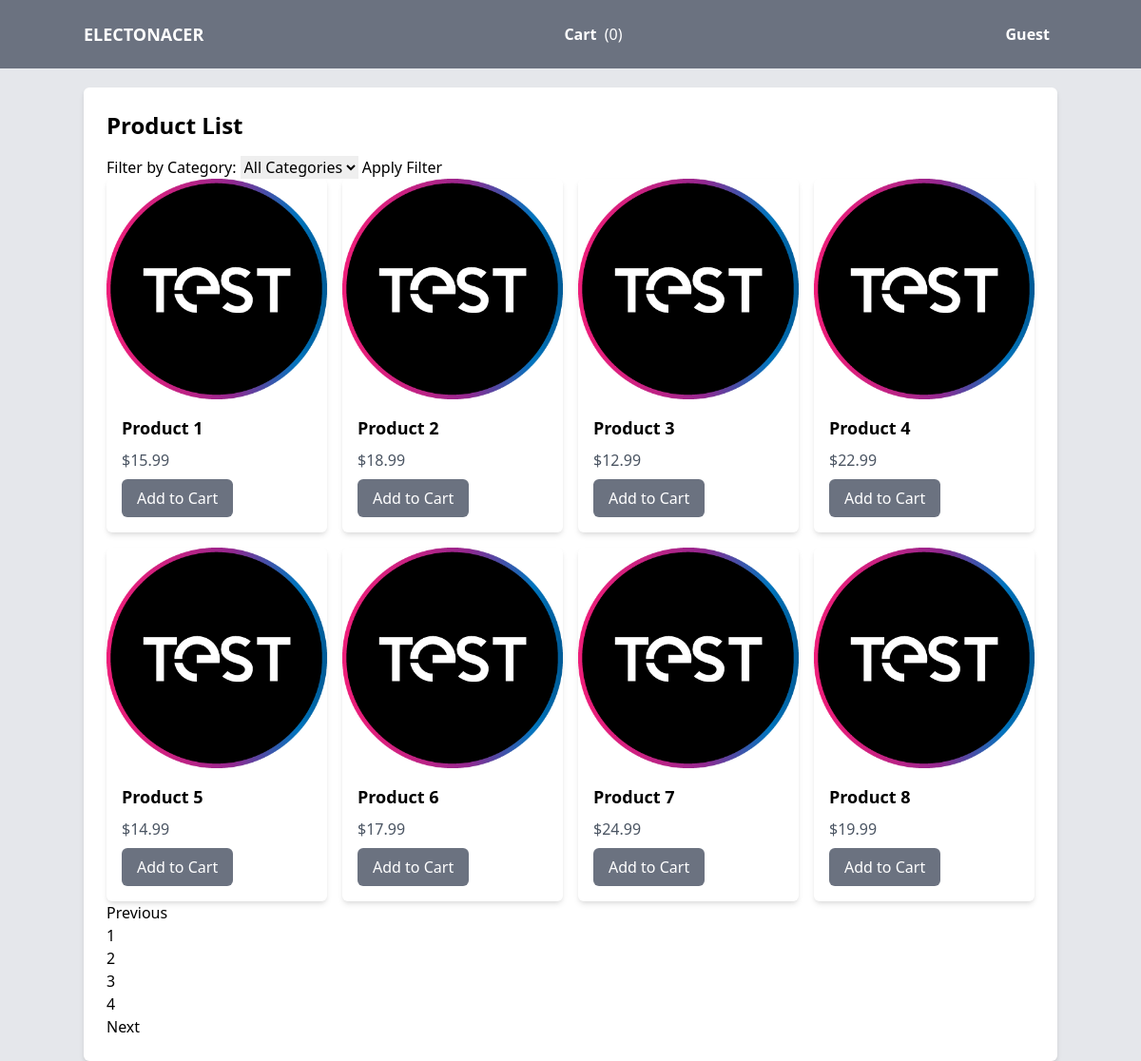
/products.php, run on the app's committed database.
### tables this page shows
CREATE TABLE Products (
    product_id INT PRIMARY KEY AUTO_INCREMENT,
    reference VARCHAR(255) NOT NULL,
    image VARCHAR(255) NOT NULL,
    barcode VARCHAR(255) NOT NULL,
    label VARCHAR(255) NOT NULL,
    purchase_price DECIMAL(10, 2) NOT NULL,
    final_price DECIMAL(10, 2) NOT NULL,
    price_offer VARCHAR(255) NOT NULL,
    description TEXT NOT NULL,
    min_quantity INT NOT NULL,
    stock_quantity INT NOT NULL,
    category_id INT,
    disabled BOOLEAN DEFAULT FALSE NOT NULL,
    FOREIGN KEY (category_id) REFERENCES Categories(category_id)
);

### database.php (called while the page is built, shortened)
<?php
class Database
{
    private static $connection;
    public static function getConnection()
    {
        if (!self::$connection) {
            self::$connection = new PDO('mysql:host=localhost;dbname=ELECTRONACERV4', 'root', '123');
            self::$connection->setAttribute(PDO::ATTR_ERRMODE, PDO::ERRMODE_EXCEPTION);
        }
        return self::$connection;
    }
}
class BaseDAO
{
    public function __construct()
    {
        $this->db = Database::getConnection();
    }
}

### classes.php (called while the page is built, shortened)
<?php
class Product
{
    private $product_id;
    private $image;
    private $label;
    private $final_price;
    public function __construct(
        $product_id,
        $reference,
        $image,
        $barcode,
        $label,
        $purchase_price,
        $final_price,
        $price_offer,
        $description,
        $min_quantity,
        $stock_quantity,
        $category_id,
        $disabled = false
    ) {
        $this->product_id = $product_id;
        $this->image = $image;
        $this->label = $label;
        $this->final_price = $final_price;
    }
    public function getProductId()
    {
        return $this->product_id;
    }
    public function getImage()
    {
        return $this->image;
    }
    public function getLabel()
    {
        return $this->label;
    }
    public function getFinalPrice()
    {
        return $this->final_price;
    }
}
class ProductDAO extends BaseDAO
{
    public function getAllProducts()
    {
        $query = "SELECT * FROM products";
        $statement = $this->db->prepare($query);
        $statement->execute();
        $products = $statement->fetchAll(PDO::FETCH_ASSOC);
        $productObjects = [];
        foreach ($products as $product) {
            $productObjects[] = new Product(
                $product['product_id'],
                $product['reference'],
                $product['image'],
                $product['barcode'],
                $product['label'],
                $product['purchase_price'],
                $product['final_price'],
                $product['price_offer'],
                $product['description'],
                $product['min_quantity'],
                $product['stock_quantity'],
                $product['category_id'],
                $product['disabled']
            );
        }
        return $productObjects;
    }
    public function getProductsPaginated($offset, $productsPerPage, $categoryFilter = '')
    {
        $sql = 'SELECT * FROM products WHERE disabled = FALSE';
        $sql .= ' LIMIT :offset, :productsPerPage';
        $stmt = $this->db->prepare($sql);
        $stmt->bindValue(':offset', $offset, PDO::PARAM_INT);
        $stmt->bindValue(':productsPerPage', $productsPerPage, PDO::PARAM_INT);
        $stmt->execute();
        $results = $stmt->fetchAll(PDO::FETCH_ASSOC);
        $productObjects = [];
        foreach ($results as $result) {
            $productObjects[] = new Product(
                $result['product_id'],
                $result['reference'],
                $result['image'],
                $result['barcode'],
                $result['label'],
                $result['purchase_price'],
                $result['final_price'],
                $result['price_offer'],
                $result['description'],
                $result['min_quantity'],
                $result['stock_quantity'],
                $result['category_id'],
                $result['disabled']
            );
        }
        return $productObjects;
    }
}

### products.php (the view, shortened to what this page needs)
<?php
require_once 'database.php';
require_once 'classes.php';
$productDAO = new ProductDAO();
$productsPerPage = 8;
$totalProducts = count($productDAO->getAllProducts());
$totalPages = ceil($totalProducts / $productsPerPage);
$currentpage = isset($_GET['page']) ? $_GET['page'] : 1;
$currentpage = max(1, min($currentpage, $totalPages));
$offset = ($currentpage - 1) * $productsPerPage;
$categoryFilter = isset($_GET['categoryFilter']) ? $_GET['categoryFilter'] : '';
$products = $productDAO->getProductsPaginated($offset, $productsPerPage, $categoryFilter);
?>
<!DOCTYPE html>
<html lang="en">
<head>
    <link rel="stylesheet" href="https://cdn.jsdelivr.net/npm/tailwindcss@2.2.19/dist/tailwind.min.css">
</head>
<body class="bg-gray-200">
    <?php include("navbar.php"); ?>
    <div class="container mx-auto mt-5 p-6 bg-white shadow-md rounded-md">
        <h2 class="text-2xl font-semibold mb-4">Product List</h2>
        <form id="filterForm" method="get">
            <label for="categoryFilter">Filter by Category:</label>
            <select name="categoryFilter" id="categoryFilter">
                <option value="">All Categories</option>
            </select>
            <button type="submit">Apply Filter</button>
        </form>
        <div class="grid grid-cols-1 sm:grid-cols-2 md:grid-cols-3 lg:grid-cols-4 gap-4">
            <?php foreach ($products as $product) : ?>
                <div class=" overflow-hidden shadow-md rounded-md">
                    <a href="product_info.php?product_id=<?php echo $product->getProductId(); ?>">
                        <img class="w-full object-cover object-center" src="<?php echo $product->getImage(); ?>" alt="<?php echo $product->getLabel(); ?>">
                    </a>
                    <div class="p-4">
                        <h3 class="text-lg font-semibold mb-2"><?php echo $product->getLabel(); ?></h3>
                        <p class="text-gray-600 mb-2">$<?php echo $product->getFinalPrice(); ?></p>
                        <form action="" method="post">
                            <button type="submit" name="add_to_cart" class="bg-gray-500 text-white px-4 py-2 rounded-md hover:bg-gray-600 focus:outline-none focus:ring focus:border-blue-300">
                                Add to Cart
                            </button>
                        </form>
                    </div>
                </div>
            <?php endforeach; ?>
        </div>
        <nav aria-label="Page navigation example">
            <ul class="pagination">
                <li class="page-item <?php echo ($currentpage == 1) ? 'disabled' : ''; ?>">
                    <a class="page-link" href="<?php echo $_SERVER['PHP_SELF'] . '?page=' . ($currentpage - 1) . '&categoryFilter=' . $categoryFilter; ?>">Previous</a>
                </li>
                <?php for ($i = 1; $i <= $totalPages; $i++) : ?>
                    <li class="page-item <?php echo ($currentpage == $i) ? 'active' : ''; ?>">
                        <a class="page-link" href="<?php echo $_SERVER['PHP_SELF'] . '?page=' . $i . '&categoryFilter=' . $categoryFilter; ?>"><?php echo $i; ?></a>
                    </li>
                <?php endfor; ?>
                <li class="page-item <?php echo ($currentpage == $totalPages || $totalPages == 0) ? 'disabled' : ''; ?>">
                    <a class="page-link" href="<?php echo $_SERVER['PHP_SELF'] . '?page=' . ($currentpage + 1) . '&categoryFilter=' . $categoryFilter; ?>">Next</a>
                </li>
            </ul>
        </nav>
    </div>
</body>
</html>

### data on the page
products: image (picture), label "Product 1", final_price "15.99"
products: image (picture), label "Product 2", final_price "18.99"
products: image (picture), label "Product 3", final_price "12.99"
products: image (picture), label "Product 4", final_price "22.99"
products: image (picture), label "Product 5", final_price "14.99"
products: image (picture), label "Product 6", final_price "17.99"
products: image (picture), label "Product 7", final_price "24.99"
products: image (picture), label "Product 8", final_price "19.99"
